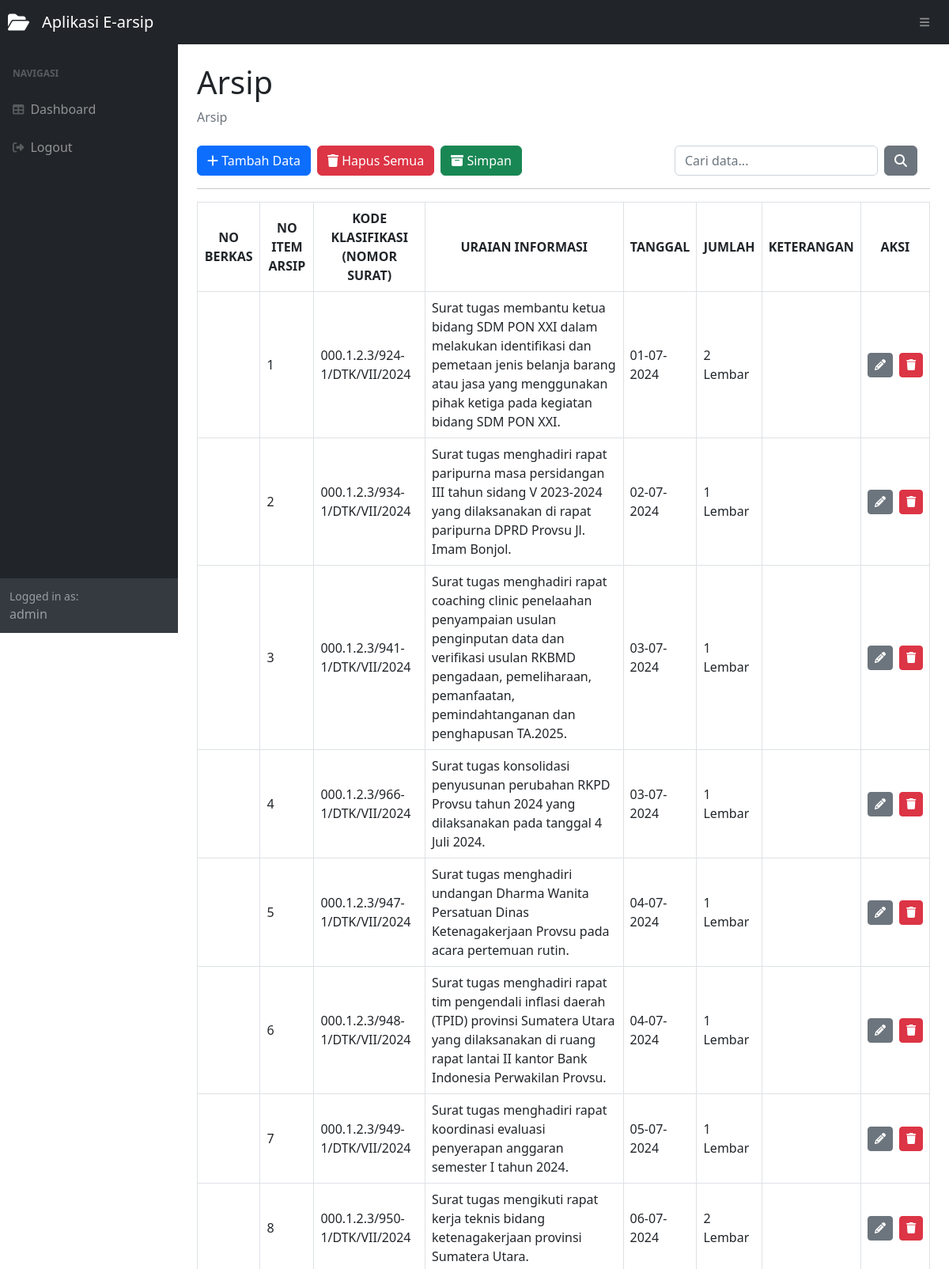
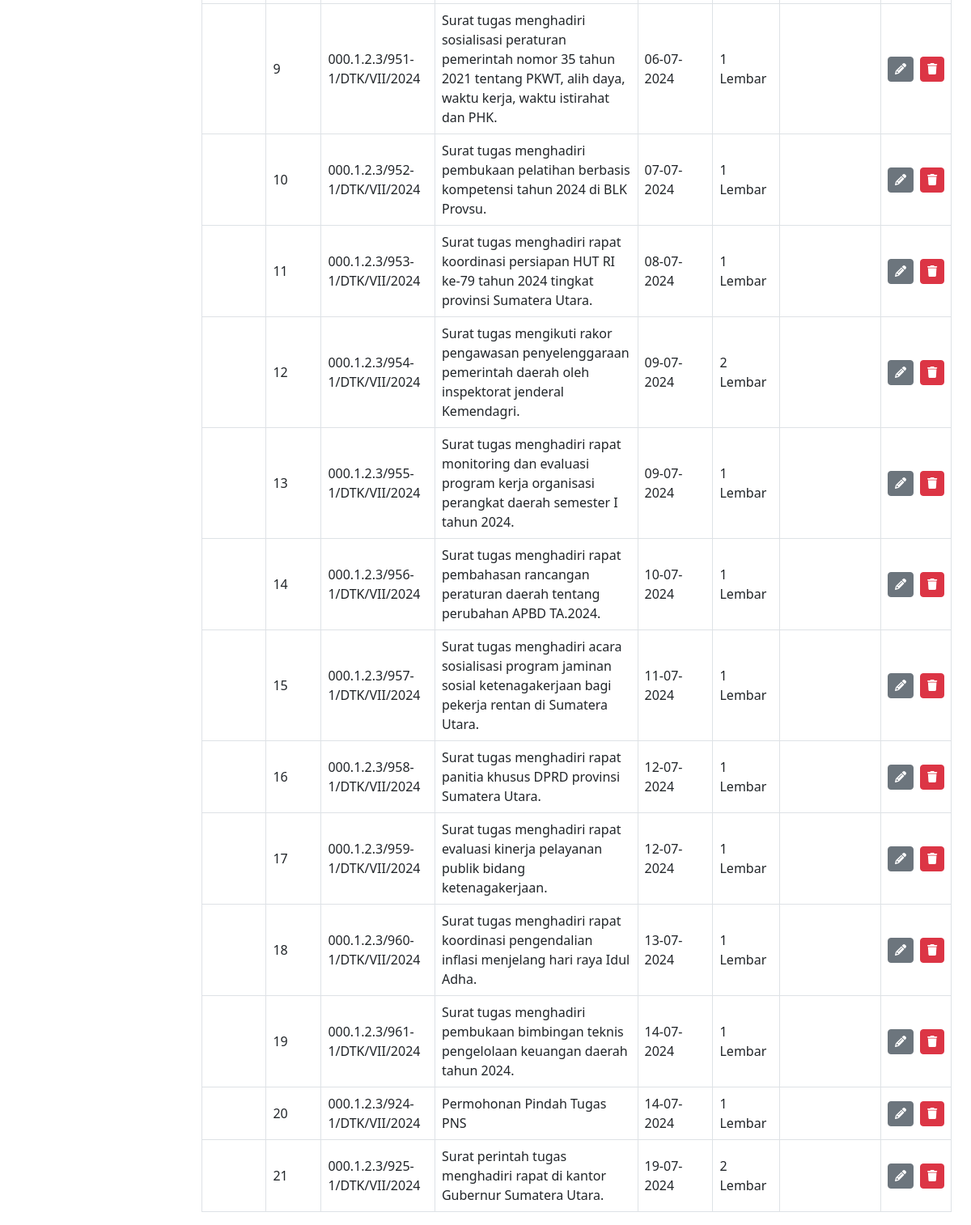
/index.php (signed in), run on the app's committed database (2 pictures, top to bottom).
### tables this page shows
CREATE TABLE `klip_arsip` (
  `id_klip` int NOT NULL,
  `nomor_surat` varchar(100) NOT NULL,
  `uraian` text NOT NULL,
  `tanggal` date NOT NULL,
  `jumlah_lembar` int NOT NULL,
  `keterangan` text
);

### functions.php (called while the page is built, shortened)
<?php
$koneksi = mysqli_connect("localhost","root","","e_arsip_db");
function query($qry){
    global $koneksi;
    return mysqli_query($koneksi, $qry);
}
?>

### CRUD/arsip.php (the view, shortened to what this page needs)
<div class="container-fluid px-4">
    <h1 class="mt-4">Arsip</h1>
    <ol class="breadcrumb mb-4">
        <li class="breadcrumb-item active">Arsip</li>
    </ol>
    <div class="d-flex justify-content-between align-items-center mb-3">
        <div class="d-flex gap-2">
            <a href="?page=tambah" class="btn btn-primary">
                <i class="fas fa-plus"></i> Tambah Data
            </a>
            <a href="?page=hapus_all"
                onclick="return confirm('⚠️ Yakin mau hapus semua data? Semua data yang terhapus tidak bisa dikembalikan!')"
                class="btn btn-danger">
                <i class="fas fa-trash"></i> Hapus Semua
            </a>
            <a href="?page=informasi" class="btn btn-success">
                <i class="fas fa-archive"></i> Simpan
            </a>
        </div>
        <form class="d-flex mx-3" method="get" action="">
            <input class="form-control me-2" type="search" name="keyword" placeholder="Cari data..." aria-label="Search">
            <button class="btn btn-secondary" type="submit">
                <i class="fas fa-search"></i>
            </button>
        </form>
    </div>
    <hr>
    <table class="table table-bordered">
        <tr class="text-center align-middle">
            <th>NO BERKAS</th>
            <th>NO ITEM ARSIP</th>
            <th>KODE KLASIFIKASI (NOMOR SURAT)</th>
            <th>URAIAN INFORMASI</th>
            <th>TANGGAL</th>
            <th>JUMLAH</th>
            <th>KETERANGAN</th>
            <th>AKSI</th>
        </tr>
        <?php
        $no = 1;
        if (isset($_GET['keyword']) && !empty($_GET['keyword'])) {
            $keyword = $_GET['keyword'];
            $query = search_item($keyword);
        } else {
            $query = query("SELECT * FROM klip_arsip");
        }
        while ($data = mysqli_fetch_array($query)) {
        ?>
            <tr class="align-middle">
                <td></td>
                <td><?php echo $no; ?></td>
                <td><?php echo $data['nomor_surat']; ?></td>
                <td><?php echo $data['uraian']; ?></td>
                <td><?php echo date('d-m-Y', strtotime($data['tanggal'])); ?></td>
                <td><?php echo $data['jumlah_lembar']; ?> Lembar</td>
                <td><?php echo $data['keterangan']; ?></td>
                <td>
                    <div class="d-flex justify-content-center gap-2">
                        <a href="?page=ubah&&id=<?php echo $data['id_klip']; ?>" class="btn btn-secondary btn-sm">
                            <i class="fa-solid fa-pencil"></i>
                        </a>
                        <a href="?page=hapus&&id=<?php echo $data['id_klip']; ?>"
                           onclick="return confirm('Yakin ingin menghapus data ini?')"
                           class="btn btn-danger btn-sm">
                           <i class="fa-solid fa-trash"></i>
                        </a>
                    </div>
                </td>
            </tr>
        <?php
            $no++;
        }
        ?>
    </table>
</div>

### index.php (shortened to what this page needs)
<?php
    include ('functions.php');
?>
<!DOCTYPE html>
<html lang="en">
    <head>
        <link href="https://cdn.jsdelivr.net/npm/simple-datatables@7.1.2/dist/style.min.css" rel="stylesheet" />
        <link href="css/styles.css" rel="stylesheet" />
    </head>
    <body class="sb-nav-fixed">
        <nav class="sb-topnav navbar navbar-expand navbar-dark bg-dark">
    <i class="fa-solid fa-folder-open" style="color: white; font-size: 24px; margin-left: 10px;"></i>
    <a class="navbar-brand ps-3" href="index.php">
        Aplikasi E-arsip
    </a>
        <button class="btn btn-link btn-sm ms-auto me-3" id="sidebarToggle">
            <i class="fas fa-bars"></i>
        </button>
        </nav>
        <div id="layoutSidenav">
            <div id="layoutSidenav_nav">
                <nav class="sb-sidenav accordion sb-sidenav-dark" id="sidenavAccordion">
                    <div class="sb-sidenav-menu">
                        <div class="nav">
                            <div class="sb-sidenav-menu-heading">Navigasi</div>
                            <a class="nav-link" href="index.php">
                                <div class="sb-nav-link-icon"><i class="fas fa-table"></i></div>
                                Dashboard
                            </a>
                            <a class="nav-link" href="auth/logout.php">
                                <div class="sb-nav-link-icon"><i class="fa-solid fa-right-from-bracket"></i></div>
                                Logout
                            </a>
                        </div>
                    </div>
                    <div class="sb-sidenav-footer">
                        <div class="small">Logged in as:</div>
                        <?php echo $_SESSION['user']['username']; ?>
                    </div>
                </nav>
            </div>
            <div id="layoutSidenav_content">
                    <main>
                        <?php
                            $allowed_pages = ['arsip', 'tambah', 'ubah', 'hapus', 'hapus_all','preview', 'informasi'];
                            if (isset($_GET['page']) && in_array($_GET['page'], $allowed_pages)) {
                                include "CRUD/" . $_GET['page'] . ".php";
                            } else {
                                include "CRUD/arsip.php";
                            }
                        ?>
                </main>
            </div>
        </div>
    </body>
</html>

### data on the page
klip_arsip: nomor_surat "000.1.2.3/924-1/DTK/VII/2024", uraian "Surat tugas membantu ketua bidang SDM PON XXI dalam melakukan identifikasi dan pemetaan jenis belanja barang atau jasa yang menggunakan pihak ketiga pada kegiatan bidang SDM PON XXI.", tanggal "01-07-2024", jumlah_lembar "2"
klip_arsip: nomor_surat "000.1.2.3/934-1/DTK/VII/2024", uraian "Surat tugas menghadiri rapat paripurna masa persidangan III tahun sidang V 2023-2024 yang dilaksanakan di rapat paripurna DPRD Provsu Jl. Imam Bonjol.", tanggal "02-07-2024", jumlah_lembar "1"
klip_arsip: nomor_surat "000.1.2.3/941-1/DTK/VII/2024", uraian "Surat tugas menghadiri rapat coaching clinic penelaahan penyampaian usulan penginputan data dan verifikasi usulan RKBMD pengadaan, pemeliharaan, pemanfaatan, pemindahtanganan dan penghapusan TA.2025.", tanggal "03-07-2024", jumlah_lembar "1"
klip_arsip: nomor_surat "000.1.2.3/966-1/DTK/VII/2024", uraian "Surat tugas konsolidasi penyusunan perubahan RKPD Provsu tahun 2024 yang dilaksanakan pada tanggal 4 Juli 2024.", tanggal "03-07-2024", jumlah_lembar "1"
klip_arsip: nomor_surat "000.1.2.3/947-1/DTK/VII/2024", uraian "Surat tugas menghadiri undangan Dharma Wanita Persatuan Dinas Ketenagakerjaan Provsu pada acara pertemuan rutin.", tanggal "04-07-2024", jumlah_lembar "1"
klip_arsip: nomor_surat "000.1.2.3/948-1/DTK/VII/2024", uraian "Surat tugas menghadiri rapat tim pengendali inflasi daerah (TPID) provinsi Sumatera Utara yang dilaksanakan di ruang rapat lantai II kantor Bank Indonesia Perwakilan Provsu.", tanggal "04-07-2024", jumlah_lembar "1"
klip_arsip: nomor_surat "000.1.2.3/949-1/DTK/VII/2024", uraian "Surat tugas menghadiri rapat koordinasi evaluasi penyerapan anggaran semester I tahun 2024.", tanggal "05-07-2024", jumlah_lembar "1"
klip_arsip: nomor_surat "000.1.2.3/950-1/DTK/VII/2024", uraian "Surat tugas mengikuti rapat kerja teknis bidang ketenagakerjaan provinsi Sumatera Utara.", tanggal "06-07-2024", jumlah_lembar "2"
klip_arsip: nomor_surat "000.1.2.3/951-1/DTK/VII/2024", uraian "Surat tugas menghadiri sosialisasi peraturan pemerintah nomor 35 tahun 2021 tentang PKWT, alih daya, waktu kerja, waktu istirahat dan PHK.", tanggal "06-07-2024", jumlah_lembar "1"
klip_arsip: nomor_surat "000.1.2.3/952-1/DTK/VII/2024", uraian "Surat tugas menghadiri pembukaan pelatihan berbasis kompetensi tahun 2024 di BLK Provsu.", tanggal "07-07-2024", jumlah_lembar "1"
klip_arsip: nomor_surat "000.1.2.3/953-1/DTK/VII/2024", uraian "Surat tugas menghadiri rapat koordinasi persiapan HUT RI ke-79 tahun 2024 tingkat provinsi Sumatera Utara.", tanggal "08-07-2024", jumlah_lembar "1"
klip_arsip: nomor_surat "000.1.2.3/954-1/DTK/VII/2024", uraian "Surat tugas mengikuti rakor pengawasan penyelenggaraan pemerintah daerah oleh inspektorat jenderal Kemendagri.", tanggal "09-07-2024", jumlah_lembar "2"
klip_arsip: nomor_surat "000.1.2.3/955-1/DTK/VII/2024", uraian "Surat tugas menghadiri rapat monitoring dan evaluasi program kerja organisasi perangkat daerah semester I tahun 2024.", tanggal "09-07-2024", jumlah_lembar "1"
klip_arsip: nomor_surat "000.1.2.3/956-1/DTK/VII/2024", uraian "Surat tugas menghadiri rapat pembahasan rancangan peraturan daerah tentang perubahan APBD TA.2024.", tanggal "10-07-2024", jumlah_lembar "1"
klip_arsip: nomor_surat "000.1.2.3/957-1/DTK/VII/2024", uraian "Surat tugas menghadiri acara sosialisasi program jaminan sosial ketenagakerjaan bagi pekerja rentan di Sumatera Utara.", tanggal "11-07-2024", jumlah_lembar "1"
klip_arsip: nomor_surat "000.1.2.3/958-1/DTK/VII/2024", uraian "Surat tugas menghadiri rapat panitia khusus DPRD provinsi Sumatera Utara.", tanggal "12-07-2024", jumlah_lembar "1"
klip_arsip: nomor_surat "000.1.2.3/959-1/DTK/VII/2024", uraian "Surat tugas menghadiri rapat evaluasi kinerja pelayanan publik bidang ketenagakerjaan.", tanggal "12-07-2024", jumlah_lembar "1"
klip_arsip: nomor_surat "000.1.2.3/960-1/DTK/VII/2024", uraian "Surat tugas menghadiri rapat koordinasi pengendalian inflasi menjelang hari raya Idul Adha.", tanggal "13-07-2024", jumlah_lembar "1"
klip_arsip: nomor_surat "000.1.2.3/961-1/DTK/VII/2024", uraian "Surat tugas menghadiri pembukaan bimbingan teknis pengelolaan keuangan daerah tahun 2024.", tanggal "14-07-2024", jumlah_lembar "1"
klip_arsip: nomor_surat "000.1.2.3/924-1/DTK/VII/2024", uraian "Permohonan Pindah Tugas PNS", tanggal "14-07-2024", jumlah_lembar "1"
klip_arsip: nomor_surat "000.1.2.3/925-1/DTK/VII/2024", uraian "Surat perintah tugas menghadiri rapat di kantor Gubernur Sumatera Utara.", tanggal "19-07-2024", jumlah_lembar "2"

### other printed values
$_SESSION['user']['username'] "admin"
